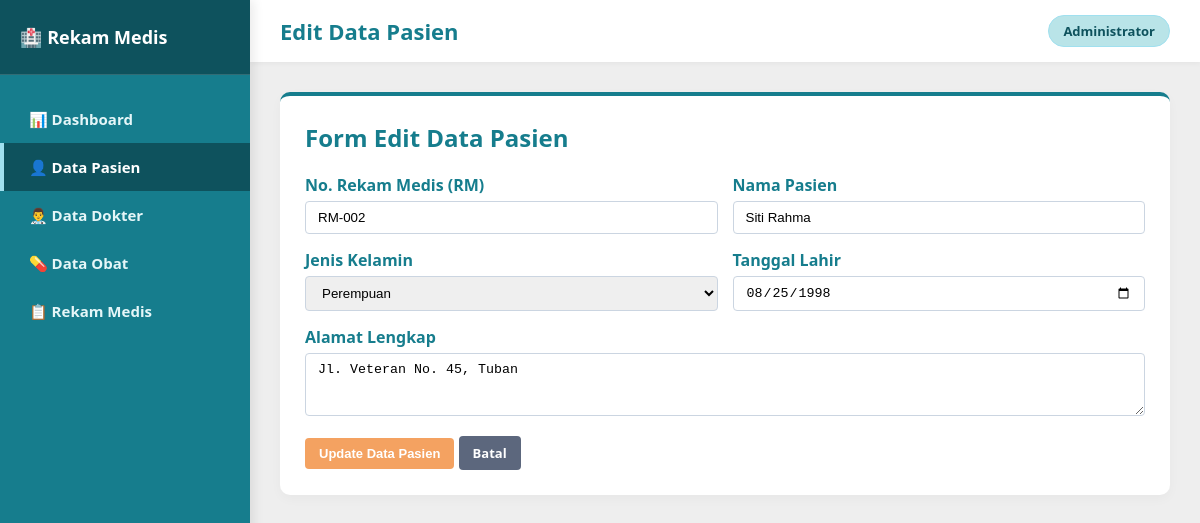
Screenshot of /pasien/edit.php?id=2 with the database file from the repository.
### tables this page shows
CREATE TABLE pasien (
    id_pasien INT AUTO_INCREMENT PRIMARY KEY,
    no_rm VARCHAR(20) NOT NULL,
    nama_pasien VARCHAR(100) NOT NULL,
    jenis_kelamin ENUM('L', 'P') NOT NULL,
    tanggal_lahir DATE NOT NULL,
    alamat TEXT NOT NULL
);

### pasien/edit.php (the view, shortened to what this page needs)
<?php
include '../koneksi.php';
$id = $_GET['id'];
$query = mysqli_query($conn, "SELECT * FROM pasien WHERE id_pasien='$id'");
$d = mysqli_fetch_assoc($query);
?>
<!DOCTYPE html>
<html lang="id">
<head>
    <link rel="stylesheet" href="../style.css">
</head>
<body>
    <aside class="sidebar">
        <div class="sidebar-header">
            <h2>🏥 Rekam Medis</h2>
        </div>
        <ul class="sidebar-menu">
            <li><a href="../index.php">📊 Dashboard</a></li>
            <li><a href="index.php" class="active">👤 Data Pasien</a></li>
            <li><a href="../dokter/index.php">👨‍⚕️ Data Dokter</a></li>
            <li><a href="../obat/index.php">💊 Data Obat</a></li>
            <li><a href="../rekam_medis/index.php">📋 Rekam Medis</a></li>
        </ul>
    </aside>
    <main class="main-content">
        <div class="top-bar">
            <h1>Edit Data Pasien</h1>
            <span class="user-badge">Administrator</span>
        </div>
        <div class="card">
            <h2>Form Edit Data Pasien</h2>
            <form action="" method="POST">
                <div class="form-row">
                    <div class="form-group">
                        <label>No. Rekam Medis (RM)</label>
                        <input type="text" name="no_rm" value="<?= $d['no_rm'] ?>" required>
                    </div>
                    <div class="form-group">
                        <label>Nama Pasien</label>
                        <input type="text" name="nama_pasien" value="<?= $d['nama_pasien'] ?>" required>
                    </div>
                </div>
                <div class="form-row">
                    <div class="form-group">
                        <label>Jenis Kelamin</label>
                        <select name="jenis_kelamin" required>
                            <option value="P" <?= $d['jenis_kelamin'] == 'P' ? 'selected' : '' ?>>Perempuan</option>
                        </select>
                    </div>
                    <div class="form-group">
                        <label>Tanggal Lahir</label>
                        <input type="date" name="tanggal_lahir" value="<?= $d['tanggal_lahir'] ?>" required>
                    </div>
                </div>
                <div class="form-row">
                    <div class="form-group">
                        <label>Alamat Lengkap</label>
                        <textarea name="alamat" rows="3" required><?= $d['alamat'] ?></textarea>
                    </div>
                </div>
                <div class="form-actions">
                    <button type="submit" name="update" class="btn btn-warning">Update Data Pasien</button>
                    <a href="index.php" class="btn btn-secondary">Batal</a>
                </div>
            </form>
        </div>
    </main>
</body>
</html>

### style.css (style rules this page uses)
:root { --primary: #167D8D; --primary-dark: #0E525D; --secondary: #A0E0EF; --accent-light: #B9E4E8; --light-bg: #EEEEEE; --card-bg: #ffffff; --text-color: #2b2d42; --danger: #e63946; --warning: #f4a261; --sidebar-width: 250px; }
* { box-sizing: border-box; }
body { font-family: 'Segoe UI', Tahoma, Geneva, Verdana, sans-serif; background-color: var(--light-bg); color: var(--text-color); margin: 0; padding: 0; display: flex; min-height: 100vh; }
.sidebar { width: var(--sidebar-width); background-color: var(--primary); color: white; position: fixed; top: 0; bottom: 0; left: 0; display: flex; flex-direction: column; box-shadow: 4px 0 10px rgba(0,0,0,0.08); z-index: 100; }
.sidebar-header { padding: 25px 20px; background-color: var(--primary-dark); border-bottom: 1px solid rgba(255,255,255,0.15); }
.sidebar-header h2 { margin: 0; font-size: 18px; color: #ffffff; display: flex; align-items: center; gap: 10px; }
.sidebar-menu { list-style: none; padding: 20px 0; margin: 0; }
.sidebar-menu li a { display: flex; align-items: center; gap: 12px; padding: 14px 25px; color: #e5f6f8; text-decoration: none; font-weight: 600; font-size: 15px; transition: all 0.3s ease; border-left: 4px solid transparent; }
.sidebar-menu li a:hover, .sidebar-menu li a.active { background-color: var(--primary-dark); color: #ffffff; border-left-color: var(--secondary); }
.main-content { margin-left: var(--sidebar-width); flex: 1; padding: 30px; }
.top-bar { background: white; padding: 15px 30px; margin: -30px -30px 30px -30px; box-shadow: 0 2px 5px rgba(0,0,0,0.04); display: flex; justify-content: space-between; align-items: center; }
.top-bar h1 { margin: 0; font-size: 22px; color: var(--primary); }
.user-badge { background: var(--accent-light); color: var(--primary-dark); padding: 6px 14px; border-radius: 20px; font-weight: 600; font-size: 13px; border: 1px solid var(--secondary); }
.card { background: var(--card-bg); padding: 25px; border-radius: 10px; box-shadow: 0 4px 12px rgba(0,0,0,0.03); margin-bottom: 25px; border-top: 4px solid var(--primary); }
.card h2 { margin-top: 0; color: var(--primary); }
.btn { display: inline-block; padding: 8px 14px; background-color: var(--primary); color: white; border: none; border-radius: 4px; cursor: pointer; text-decoration: none; font-size: 13px; font-weight: 600; transition: 0.2s; }
.btn-warning { background-color: var(--warning); color: #ffffff; }
.btn-secondary { background-color: #5c677d; }
.form-group { margin-bottom: 15px; }
.form-group label { display: block; margin-bottom: 5px; font-weight: 600; color: var(--primary); }
.form-group input, .form-group select, .form-group textarea { width: 100%; padding: 8px 12px; border: 1px solid #cbd5e1; border-radius: 4px; box-sizing: border-box; }
.form-row { display: flex; gap: 15px; }
.form-row .form-group { flex: 1; }

### rows the page displays
pasien: no_rm "RM-002", nama_pasien "Siti Rahma", jenis_kelamin "Perempuan", tanggal_lahir "08/25/1998", alamat "Jl. Veteran No. 45, Tuban"
